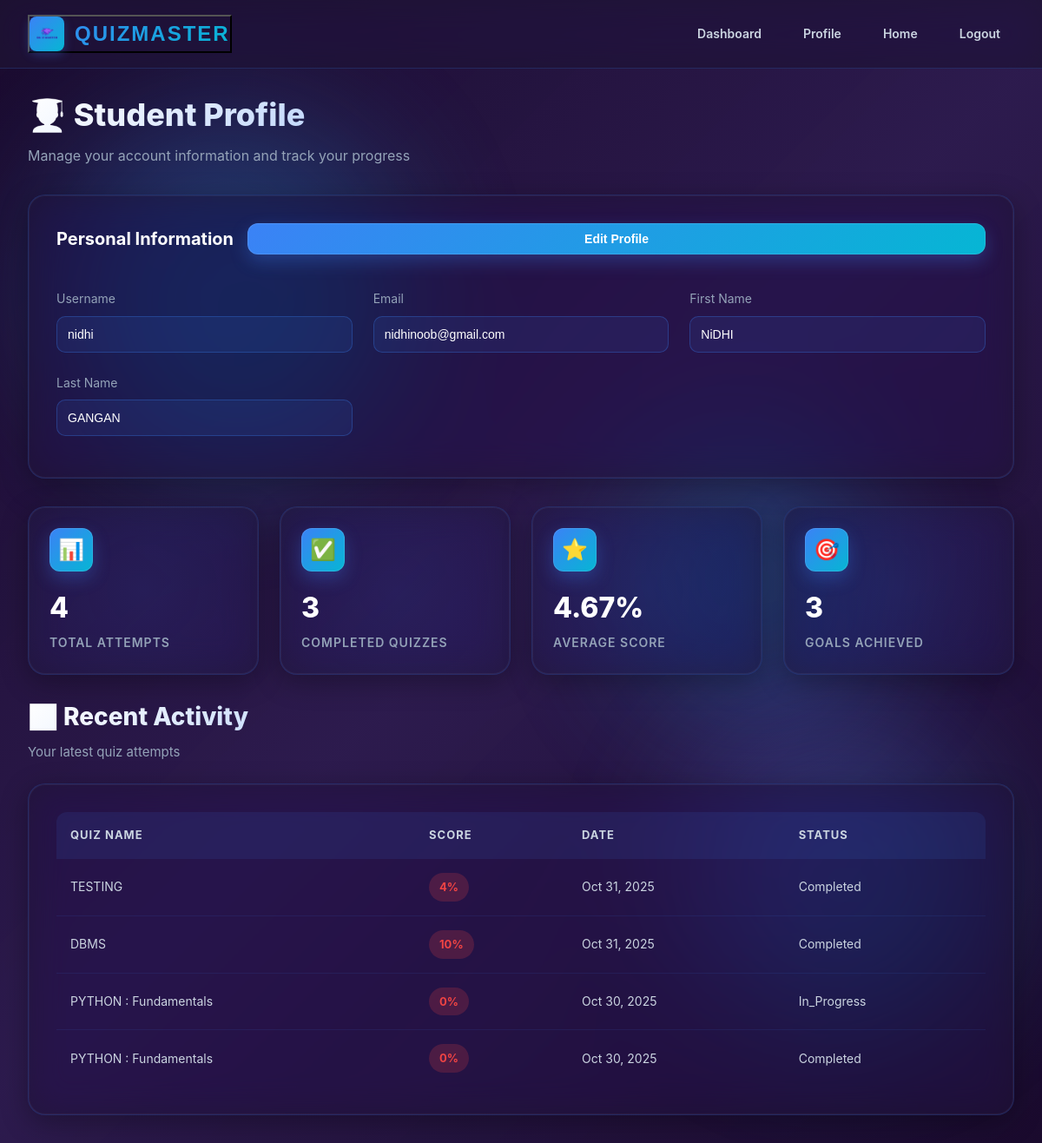
Page /quiz/student/profile/ (signed in) on the committed database.
### quiz/models.py (models this page shows, shortened)
class QuizAttempt(models.Model):
    student = models.ForeignKey(User, on_delete=models.CASCADE, related_name='quiz_attempts')
    quiz = models.ForeignKey(Quiz, on_delete=models.CASCADE, related_name='attempts')
    start_time = models.DateTimeField(default=timezone.now, db_index=True)
    end_time = models.DateTimeField(null=True, blank=True)
    time_spent = models.IntegerField(default=0, help_text="Time spent in seconds")
    score = models.IntegerField(null=True, blank=True, help_text="Marks obtained")
    max_score = models.IntegerField(default=0, help_text="Maximum possible marks for this attempt")
    total_marks = models.IntegerField(default=0, help_text="Total marks for this attempt (deprecated, use max_score)")
    percentage = models.FloatField(
        null=True,
        blank=True,
        validators=[MinValueValidator(0), MaxValueValidator(100)]
    )
    STATUS_CHOICES = [
        ('in_progress', 'In Progress'),
        ('completed', 'Completed'),
        ('abandoned', 'Abandoned'),
    ]
    status = models.CharField(max_length=20, choices=STATUS_CHOICES, default='in_progress', db_index=True)
    correct_answers = models.IntegerField(default=0)
    incorrect_answers = models.IntegerField(default=0)
    unanswered = models.IntegerField(default=0)
    passed = models.BooleanField(null=True, blank=True)
    ip_address = models.GenericIPAddressField(null=True, blank=True)
    user_agent = models.CharField(max_length=255, blank=True)
    created_at = models.DateTimeField(default=timezone.now)
    updated_at = models.DateTimeField(auto_now=True)
    class Meta:
        verbose_name = 'Quiz Attempt'
        verbose_name_plural = 'Quiz Attempts'
        ordering = ['-start_time']
        indexes = [
            models.Index(fields=['-start_time', 'status']),
            models.Index(fields=['student', 'quiz']),
        ]

class Quiz(models.Model):
    created_by = models.ForeignKey(Teacher, on_delete=models.CASCADE, related_name='quizzes')
    title = models.CharField(max_length=200, db_index=True)
    category = models.CharField(max_length=100, db_index=True, help_text="Subject category")
    description = models.TextField(blank=True)
    DIFFICULTY_CHOICES = [
        ('easy', 'Easy'),
        ('medium', 'Medium'),
        ('hard', 'Hard'),
    ]
    difficulty = models.CharField(max_length=20, choices=DIFFICULTY_CHOICES, default='medium')
    time_limit = models.IntegerField(
        validators=[MinValueValidator(1), MaxValueValidator(300)],
        help_text="Time limit in minutes"
    )
    total_marks = models.IntegerField(
        validators=[MinValueValidator(1)],
        help_text="Total marks for the quiz"
    )
    passing_marks = models.IntegerField(
        validators=[MinValueValidator(0)],
        help_text="Minimum marks to pass",
        null=True,
        blank=True
    )
    STATUS_CHOICES = [
        ('draft', 'Draft'),
        ('active', 'Active'),
        ('archived', 'Archived'),
    ]
    status = models.CharField(max_length=20, choices=STATUS_CHOICES, default='active', db_index=True)
    allow_retake = models.BooleanField(default=True, help_text="Allow students to retake quiz")
    max_attempts = models.IntegerField(
        default=3,
        validators=[MinValueValidator(1), MaxValueValidator(10)],
        help_text="Maximum attempts allowed"
    )
    shuffle_questions = models.BooleanField(default=False, help_text="Randomize question order")
    shuffle_options = models.BooleanField(default=False, help_text="Randomize option order")
    show_correct_answers = models.BooleanField(default=True, help_text="Show correct answers after completion")
    created_at = models.DateTimeField(default=timezone.now, db_index=True)
    updated_at = models.DateTimeField(auto_now=True)
    class Meta:
        verbose_name = 'Quiz'
        verbose_name_plural = 'Quizzes'
        ordering = ['-created_at']
        indexes = [
            models.Index(fields=['-created_at', 'status']),
            models.Index(fields=['category', 'difficulty']),
        ]

### quiz/views.py (the view)
# urls.py: path('student/profile/', views.student_profile, name='student_profile'),
@login_required
def student_profile(request):
    try:
        student = request.user.student
        total_quizzes = QuizAttempt.objects.filter(student=request.user).count()
        completed_quizzes = QuizAttempt.objects.filter(student=request.user, status=ATTEMPT_STATUS_COMPLETED).count()
        completed_attempts = QuizAttempt.objects.filter(student=request.user, status=ATTEMPT_STATUS_COMPLETED)
        avg_score = calculate_average_score(completed_attempts)
        recent_attempts = QuizAttempt.objects.filter(student=request.user).select_related('quiz').order_by('-start_time')[:10]
        context = {'student': student, 'total_quizzes': total_quizzes, 'completed_quizzes': completed_quizzes, 'avg_score': round(avg_score, 2), 'recent_attempts': recent_attempts}
        return render(request, TEMPLATE_STUDENT_PROFILE, context)
    except (ObjectDoesNotExist, AttributeError):
        messages.error(request, STUDENT_PROFILE_NOT_FOUND)
        return redirect(STUDENT_LOGIN_URL)

### quiz/views.py (called while the page is built)
def calculate_average_score(attempts):
    if not attempts.exists(): return 0
    avg = attempts.aggregate(Avg('score'))['score__avg']
    return round(avg, 2) if avg else 0

### Templates/student/student_profile.html (shortened to what this page needs)
{% load static %}
<!DOCTYPE html>
<html lang="en">
<head>
    <link rel="stylesheet" href="{% static 'css/student_dashboard.css' %}">
</head>
<body>
    <div class="video-background">
        <video autoplay muted loop playsinline aria-label="Background animation">
            <source src="{% static 'videos/STUDENT.mp4' %}" type="video/mp4">
        </video>
    </div>
    <div class="animated-bg">
        <div class="orb orb-1"></div>
        <div class="orb orb-2"></div>
        <div class="orb orb-3"></div>
    </div>
    <nav class="navbar">
        <div class="navbar-content">
            <button class="logo" onclick="location.href='{% url 'quiz:student_dashboard' %}'" aria-label="Go to dashboard">
                <div class="logo-icon">
                    <img src="{% static 'images/Logo.png' %}" alt="QUIZMASTER Logo">
                </div>
                <span>QUIZMASTER</span>
            </button>
            <div class="nav-right">
                <a href="{% url 'quiz:student_dashboard' %}" class="nav-item">Dashboard</a>
                <a href="{% url 'quiz:student_profile' %}" class="nav-item">Profile</a>
                <a href="{% url 'home' %}" class="nav-item">Home</a>
                <a href="{% url 'quiz:logout' %}" class="nav-item">Logout</a>
            </div>
        </div>
    </nav>
    <main class="main-content">
        <section class="welcome-section">
            <div class="welcome-message">
                <h1>👨‍🎓 Student Profile</h1>
                <p>Manage your account information and track your progress</p>
            </div>
        </section>
        <div class="results-container" style="margin-bottom: 2rem;">
            <div class="results-header">
                <h3 style="color: #fff; font-size: 20px;">Personal Information</h3>
                <button class="btn btn-primary" onclick="toggleEditMode()" style="padding: 10px 20px;" aria-label="Edit profile">
                    Edit Profile
                </button>
            </div>
            <div style="padding: 1rem 0;">
                <form id="profileForm" method="POST" action="{% url 'quiz:student_profile_edit' %}">
                    <div style="display: grid; grid-template-columns: repeat(auto-fit, minmax(300px, 1fr)); gap: 1.5rem;">
                        <div>
                            <label for="username" style="display: block; color: var(--text-muted); margin-bottom: 0.5rem; font-size: 14px;">Username</label>
                            <input id="username" type="text" value="{{ user.username }}" disabled style="width: 100%; padding: 12px; background: rgba(59, 130, 246, 0.1); border: 1px solid rgba(59, 130, 246, 0.3); border-radius: 10px; color: #fff; font-size: 14px;">
                        </div>
                        <div>
                            <label for="email" style="display: block; color: var(--text-muted); margin-bottom: 0.5rem; font-size: 14px;">Email</label>
                            <input id="email" type="email" name="email" value="{{ user.email }}" disabled class="profile-input" style="width: 100%; padding: 12px; background: rgba(59, 130, 246, 0.1); border: 1px solid rgba(59, 130, 246, 0.3); border-radius: 10px; color: #fff; font-size: 14px;">
                        </div>
                        <div>
                            <label for="first_name" style="display: block; color: var(--text-muted); margin-bottom: 0.5rem; font-size: 14px;">First Name</label>
                            <input id="first_name" type="text" name="first_name" value="{{ user.first_name }}" disabled class="profile-input" style="width: 100%; padding: 12px; background: rgba(59, 130, 246, 0.1); border: 1px solid rgba(59, 130, 246, 0.3); border-radius: 10px; color: #fff; font-size: 14px;">
                        </div>
                        <div>
                            <label for="last_name" style="display: block; color: var(--text-muted); margin-bottom: 0.5rem; font-size: 14px;">Last Name</label>
                            <input id="last_name" type="text" name="last_name" value="{{ user.last_name }}" disabled class="profile-input" style="width: 100%; padding: 12px; background: rgba(59, 130, 246, 0.1); border: 1px solid rgba(59, 130, 246, 0.3); border-radius: 10px; color: #fff; font-size: 14px;">
                        </div>
                    </div>
                </form>
            </div>
        </div>
        <section class="stats-cards">
            <div class="stat-card">
                <div class="stat-icon">📊</div>
                <div class="stat-value">{{ total_quizzes }}</div>
                <div class="stat-label">Total Attempts</div>
            </div>
            <div class="stat-card">
                <div class="stat-icon">✅</div>
                <div class="stat-value">{{ completed_quizzes }}</div>
                <div class="stat-label">Completed Quizzes</div>
            </div>
            <div class="stat-card">
                <div class="stat-icon">⭐</div>
                <div class="stat-value">{{ avg_score }}%</div>
                <div class="stat-label">Average Score</div>
            </div>
            <div class="stat-card">
                <div class="stat-icon">🎯</div>
                <div class="stat-value">{{ completed_quizzes }}</div>
                <div class="stat-label">Goals Achieved</div>
            </div>
        </section>
        <section>
            <div class="section-header">
                <h2 class="section-title">📈 Recent Activity</h2>
                <p class="section-subtitle">Your latest quiz attempts</p>
            </div>
            <div class="results-container">
                <div class="results-table-wrapper">
                    <table>
                        <thead>
                            <tr>
                                <th>Quiz Name</th>
                                <th>Score</th>
                                <th>Date</th>
                                <th>Status</th>
                            </tr>
                        </thead>
                        <tbody>
                            {% for attempt in recent_attempts %}
                            <tr>
                                <td>{{ attempt.quiz.title }}</td>
                                <td>
                                    <span class="score-badge {% if attempt.score >= 90 %}score-excellent{% elif attempt.score >= 75 %}score-good{% elif attempt.score >= 60 %}score-average{% else %}score-poor{% endif %}">
                                        {{ attempt.score|default:0 }}%
                                    </span>
                                </td>
                                <td>{{ attempt.start_time|date:"M d, Y" }}</td>
                                <td>{{ attempt.status|title }}</td>
                            </tr>
                            {% empty %}
                            <tr>
                                <td colspan="4" style="text-align: center; padding: 2rem;">
                                    No activity yet. Start taking quizzes!
                                </td>
                            </tr>
                            {% endfor %}
                        </tbody>
                    </table>
                </div>
            </div>
        </section>
    </main>
</body>
</html>

### rows in the picture
QuizAttempt: quiz "TESTING", score "4", start_time "Oct 31, 2025", status "Completed"
QuizAttempt: quiz "DBMS", score "10", start_time "Oct 31, 2025", status "Completed"
QuizAttempt: quiz "PYTHON : Fundamentals", score "0", start_time "Oct 30, 2025", status "In_Progress"
QuizAttempt: quiz "PYTHON : Fundamentals", score "0", start_time "Oct 30, 2025", status "Completed"

### other values in the picture
{{ total_quizzes }} "4"
{{ completed_quizzes }} "3"
{{ avg_score }} "4.67"
